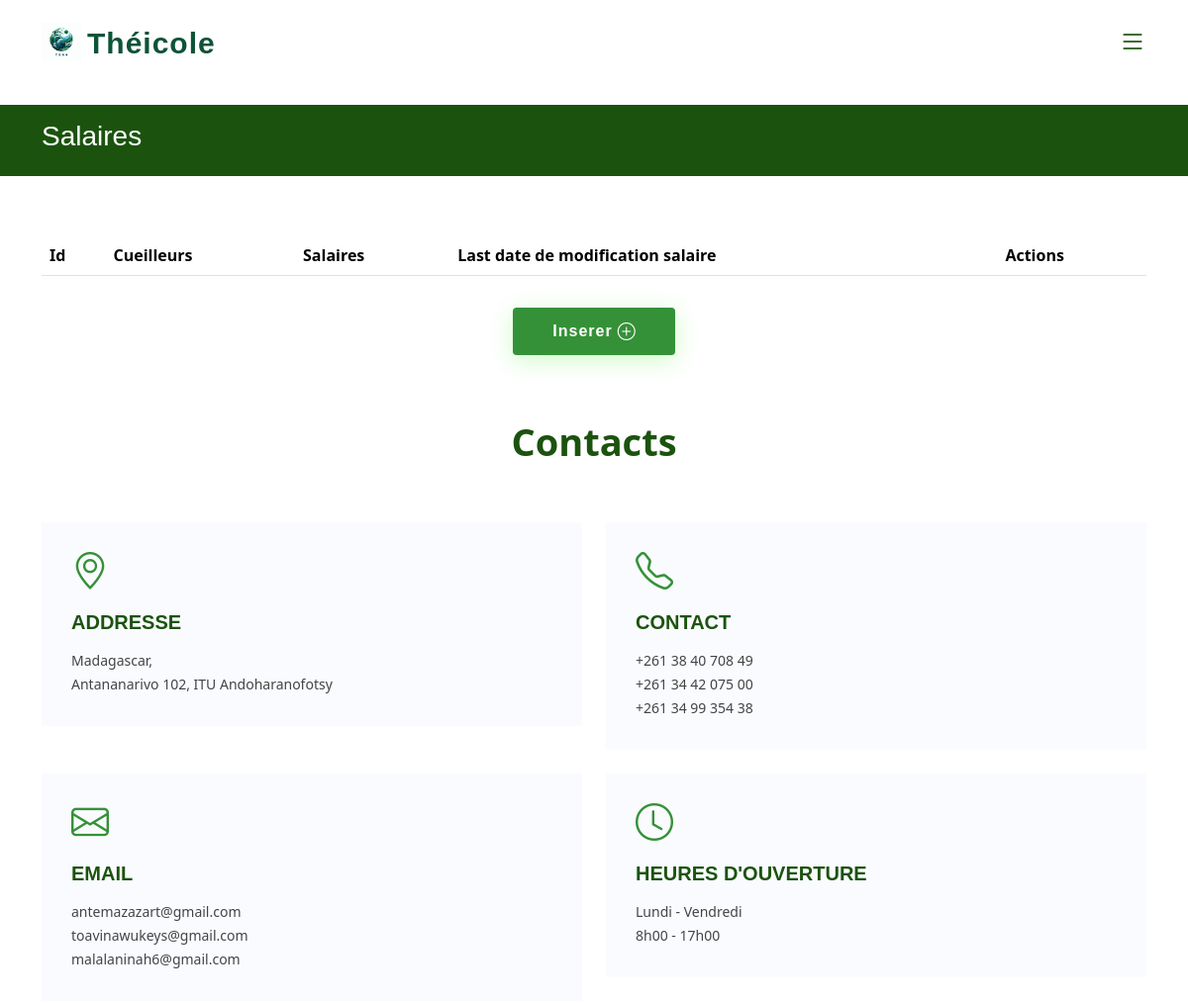
Page /WEB/pages/Templates/template.php?page=salaireAdmin.php (upper part) on the earlier database version.
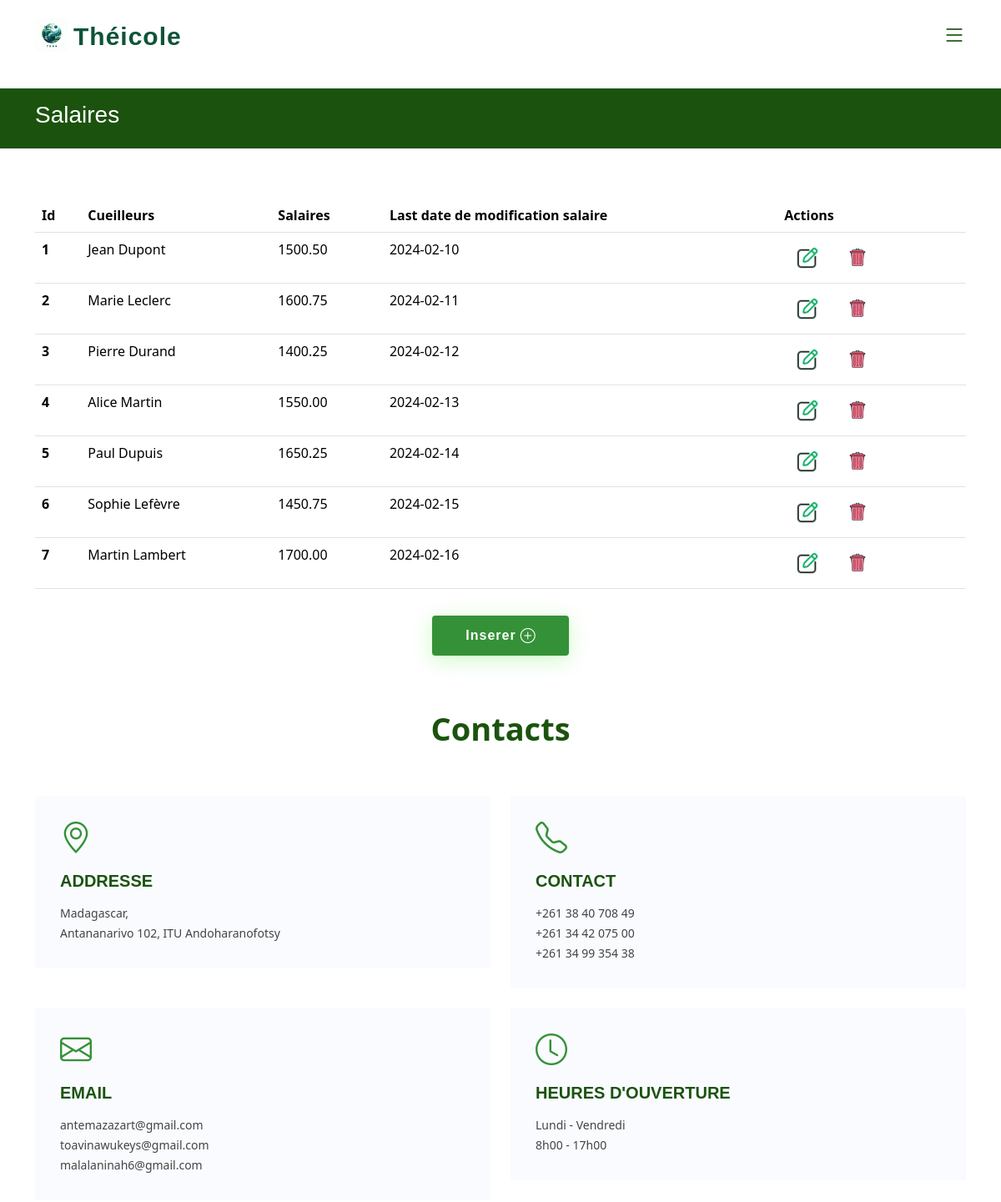
Same page on the later database version.
### tables this page shows
CREATE TABLE Salaire (
    id INT AUTO_INCREMENT PRIMARY KEY,
    id_cueilleur INT,
    salaire DECIMAL(10,2),
    datelastupdate DATE,
    FOREIGN KEY (id_cueilleur) REFERENCES Cueilleurs(id)
);

CREATE TABLE Cueilleurs (
    id INT AUTO_INCREMENT PRIMARY KEY,
    nom VARCHAR(255) NOT NULL,
    genre ENUM('Masculin', 'Féminin') NOT NULL,
    datenaissance DATE  
);

### WEB/pages/Templates/template.php (called while the page is built)
<?php
    include_once("../../inc/function.php");
    include("header.php");
    include("../".$_GET["page"]);
    include("footer.php");
?>

### WEB/inc/dbConnection.php (called while the page is built)
<?php
    function dbconnect()
    {
        static $connect = null;
        if ($connect === null) {
            $connect = mysqli_connect('172.10.0.113','ETU002631','GhEI4qABCto2','db_p16_ETU002631');
        }
        return $connect;
    }
?>

### WEB/inc/function.php (called while the page is built, shortened)
<?php
    include("dbConnection.php");
            function getCueilleurById($id) {
                $bdd = dbconnect();
                $query = "SELECT * FROM Cueilleurs WHERE id = ?";
                $stmt = $bdd->prepare($query);
                if ($stmt) {
                    $stmt->bind_param("i", $id);
                    if ($stmt->execute()) {
                        $result = $stmt->get_result();
                        if ($result->num_rows > 0) {
                            $cueilleur = $result->fetch_assoc();
                            return $cueilleur;
                        } else {
                            return null;
                        }
                    } else {
                        return null;
                    }
                } else {
                    return null;
                }
            }
        function listSalaires(){
            $query = "SELECT * FROM Salaire";
            $result = dbconnect()->query($query);
            if ($result) {
                return $result->fetch_all(MYSQLI_ASSOC);
            } else {
                return [];
            }
        }
?>

### WEB/pages/salaireAdmin.php (the view, shortened to what the changed rows need)
<br>
<main id="main">
<?php
    $listeSal=listSalaires();
?>
<section class="breadcrumbs">
    <div class="container" data-aos="fade-up">
        <h2>Salaires</h2>
    </div>
</section>
<section id="variation" class="about">
    <div class="container" data-aos="fade-up">
        <div class="row">
        <div class="col-12">
            <table class="table datatable">
            <thead>
                <tr>
                <th scope="col" >Id</th>
                <th scope="col" >Cueilleurs</th>
                <th scope="col"  >Salaires</th>
                <th scope="col"  >Last date de modification salaire</th>
                <th scope="col" >Actions</th>
                </tr>
            </thead>
            <tbody>
                    <?php for ($i=0; $i < count($listeSal); $i++) {
                        $num="editSalaire(".$listeSal[$i]["id"].")";
                        $info=getCueilleurById($listeSal[$i]["id_cueilleur"]);
                    ?>
                        <tr>
                            <th  scope="row"> <?php echo($listeSal[$i]["id"]); ?></th>
                            <td><?php echo($info["nom"]); ?></td>
                            <td><?php echo($listeSal[$i]["salaire"]); ?></td>
                            <td><?php echo($listeSal[$i]["datelastupdate"]); ?></td>
                            <td>
                                <button type="button" class="btn btnIcone" onclick="<?php echo($num);?>"><img src="../../assets/images/edit.png" width="30px"></button>
                                <a href="../../pages/delete/delSalaire.php?id=<?php echo($listeSal[$i]["id"]); ?>">
                                    <button type="button" class="btn btnIcone"><img src="../../assets/images/delete.png" width="30px"></button>
                                </a>
                            </td>
                        </tr>
                    <?php } ?>
            </tbody>
            </table>
        </div>
        </div>
    </div>
</main>

Differences in the rows shown:
added salaire: id "1", id_cueilleur.nom "Jean Dupont", salaire "1500.50", datelastupdate "2024-02-10"
added salaire: id "2", id_cueilleur.nom "Marie Leclerc", salaire "1600.75", datelastupdate "2024-02-11"
added salaire: id "3", id_cueilleur.nom "Pierre Durand", salaire "1400.25", datelastupdate "2024-02-12"
added salaire: id "4", id_cueilleur.nom "Alice Martin", salaire "1550.00", datelastupdate "2024-02-13"
added salaire: id "5", id_cueilleur.nom "Paul Dupuis", salaire "1650.25", datelastupdate "2024-02-14"
added salaire: id "6", id_cueilleur.nom "Sophie Lefèvre", salaire "1450.75", datelastupdate "2024-02-15"
added salaire: id "7", id_cueilleur.nom "Martin Lambert", salaire "1700.00", datelastupdate "2024-02-16"
